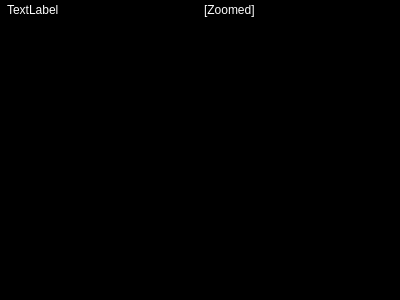
<?xml version="1.0" encoding="UTF-8"?>
<ui version="4.0">
 <class>View</class>
 <widget class="QWidget" name="View">
  <property name="enabled">
   <bool>true</bool>
  </property>
  <property name="geometry">
   <rect>
    <x>0</x>
    <y>0</y>
    <width>400</width>
    <height>300</height>
   </rect>
  </property>
  <property name="windowTitle">
   <string>Form</string>
  </property>
  <layout class="QVBoxLayout" name="verticalLayout">
   <property name="leftMargin">
    <number>0</number>
   </property>
   <property name="topMargin">
    <number>0</number>
   </property>
   <property name="rightMargin">
    <number>0</number>
   </property>
   <property name="bottomMargin">
    <number>0</number>
   </property>
   <item>
    <widget class="QWidget" name="widget" native="true">
     <layout class="QVBoxLayout" name="verticalLayout_2" stretch="0,1">
      <property name="spacing">
       <number>0</number>
      </property>
      <property name="leftMargin">
       <number>0</number>
      </property>
      <property name="topMargin">
       <number>0</number>
      </property>
      <property name="rightMargin">
       <number>0</number>
      </property>
      <property name="bottomMargin">
       <number>0</number>
      </property>
      <item>
       <widget class="QWidget" name="toolbar" native="true">
        <property name="styleSheet">
         <string notr="true">#toolbar {
	background-color: black;
	color: white;
}

QPushButton {
	/*background-color: #333;
	color: white;*/
	padding: 0;
	margin: 0;
}
</string>
        </property>
        <layout class="QHBoxLayout" name="horizontalLayout" stretch="1,0,0,0,0,0">
         <property name="spacing">
          <number>1</number>
         </property>
         <property name="leftMargin">
          <number>2</number>
         </property>
         <property name="topMargin">
          <number>2</number>
         </property>
         <property name="rightMargin">
          <number>2</number>
         </property>
         <property name="bottomMargin">
          <number>2</number>
         </property>
         <item>
          <widget class="QLabel" name="title">
           <property name="styleSheet">
            <string notr="true">QLabel {
	color: white;
	margin-left: 2px;
}</string>
           </property>
           <property name="text">
            <string>TextLabel</string>
           </property>
          </widget>
         </item>
         <item>
          <widget class="QLabel" name="zoomedLabel">
           <property name="styleSheet">
            <string notr="true">QLabel {
	color: white;
	margin-left: 2px;
}</string>
           </property>
           <property name="text">
            <string>[Zoomed]</string>
           </property>
          </widget>
         </item>
         <item>
          <widget class="QPushButton" name="moveButton">
           <property name="focusPolicy">
            <enum>Qt::NoFocus</enum>
           </property>
           <property name="text">
            <string/>
           </property>
           <property name="iconSize">
            <size>
             <width>16</width>
             <height>16</height>
            </size>
           </property>
           <property name="checkable">
            <bool>true</bool>
           </property>
           <property name="flat">
            <bool>true</bool>
           </property>
          </widget>
         </item>
         <item>
          <widget class="QPushButton" name="settingsButton">
           <property name="focusPolicy">
            <enum>Qt::NoFocus</enum>
           </property>
           <property name="text">
            <string/>
           </property>
           <property name="iconSize">
            <size>
             <width>16</width>
             <height>16</height>
            </size>
           </property>
           <property name="flat">
            <bool>true</bool>
           </property>
          </widget>
         </item>
         <item>
          <widget class="QPushButton" name="zoomButton">
           <property name="enabled">
            <bool>true</bool>
           </property>
           <property name="focusPolicy">
            <enum>Qt::NoFocus</enum>
           </property>
           <property name="text">
            <string/>
           </property>
           <property name="iconSize">
            <size>
             <width>16</width>
             <height>16</height>
            </size>
           </property>
           <property name="checkable">
            <bool>true</bool>
           </property>
           <property name="flat">
            <bool>true</bool>
           </property>
          </widget>
         </item>
         <item>
          <widget class="QPushButton" name="removeButton">
           <property name="enabled">
            <bool>true</bool>
           </property>
           <property name="focusPolicy">
            <enum>Qt::NoFocus</enum>
           </property>
           <property name="text">
            <string/>
           </property>
           <property name="iconSize">
            <size>
             <width>16</width>
             <height>16</height>
            </size>
           </property>
           <property name="flat">
            <bool>true</bool>
           </property>
          </widget>
         </item>
        </layout>
       </widget>
      </item>
      <item>
       <widget class="QWidget" name="video" native="true">
        <property name="styleSheet">
         <string notr="true">QWidget {
	background-color: black;
}</string>
        </property>
       </widget>
      </item>
     </layout>
    </widget>
   </item>
  </layout>
 </widget>
 <resources/>
 <connections/>
</ui>
